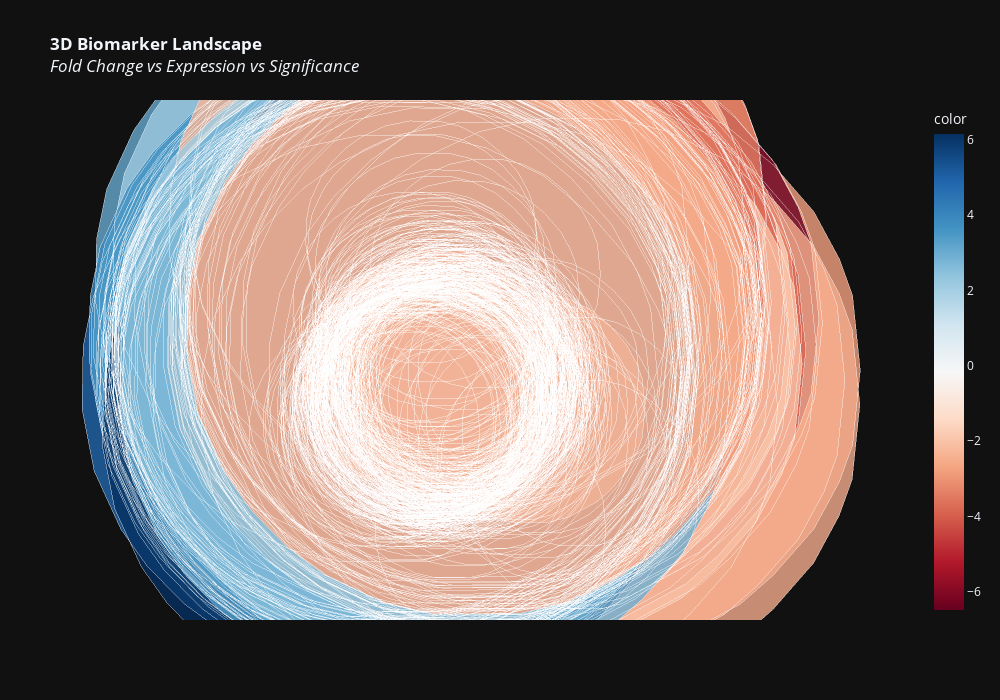

Write notebook code for a chart like this one.
### Code cell
# Prepare 3D data
plot_3d_data = data.copy()
plot_3d_data['size'] = np.where(plot_3d_data['significant'], 20, 8)
plot_3d_data['color'] = np.where(plot_3d_data['significant'], 
                                  plot_3d_data['log2_fold_change'], 
                                  0)

fig = px.scatter_3d(
    plot_3d_data,
    x='log2_fold_change',
    y='expression_level',
    z='-log10_p',
    color='color',
    size='size',
    hover_name='gene_id',
    hover_data=['pathway'],
    color_continuous_scale='RdBu',
    title='<b>3D Biomarker Landscape</b><br><i>Fold Change vs Expression vs Significance</i>',
    labels={
        'log2_fold_change': 'Log₂ Fold Change',
        'expression_level': 'Expression Level',
        '-log10_p': '-Log₁₀(P-value)'
    },
    template='plotly_dark'
)

fig.update_traces(
    marker=dict(
        opacity=0.8,
        line=dict(width=1, color='white'),
        sizemode='diameter'
    )
)

fig.update_layout(
    width=1000,
    height=700,
    scene=dict(
        xaxis_title="Log₂ Fold Change",
        yaxis_title="Expression Level",
        zaxis_title="-Log₁₀(P-value)",
        camera=dict(
            eye=dict(x=1.5, y=1.5, z=1.5)
        )
    )
)

fig.show()

### Figure 1 — Plotly figure (JSON) as saved in the notebook; plotly's stock layout.template omitted (floating-point values rounded to 4 significant figures; data arrays with more than 128 entries replaced by an {"elided": "..."} marker saying what was removed)
{"data": [{"customdata": {"elided": "500x1 str values"}, "hovertemplate": "<b>%{hovertext}</b><br><br>Log₂ Fold Change=%{x}<br>Expression Level=%{y}<br>-Log₁₀(P-value)=%{z}<br>size=%{marker.size}<br>pathway=%{customdata[0]}<br>color=%{marker.color}<extra></extra>", "hovertext": {"elided": "500 str values"}, "legendgroup": "", "marker": {"color": {"elided": "500 float values"}, "coloraxis": "coloraxis", "line": {"color": "white", "width": 1}, "opacity": 0.8, "size": {"elided": "500 int values"}, "sizemode": "diameter", "sizeref": 0.05, "symbol": "circle"}, "mode": "markers", "name": "", "scene": "scene", "showlegend": false, "type": "scatter3d", "x": {"elided": "500 float values"}, "y": {"elided": "500 float values"}, "z": {"elided": "500 float values"}}], "layout": {"coloraxis": {"colorbar": {"title": {"text": "color"}}, "colorscale": [[0, "rgb(103,0,31)"], [0.1, "rgb(178,24,43)"], [0.2, "rgb(214,96,77)"], [0.3, "rgb(244,165,130)"], [0.4, "rgb(253,219,199)"], [0.5, "rgb(247,247,247)"], [0.6, "rgb(209,229,240)"], [0.7, "rgb(146,197,222)"], [0.8, "rgb(67,147,195)"], [0.9, "rgb(33,102,172)"], [1, "rgb(5,48,97)"]]}, "height": 700, "legend": {"itemsizing": "constant", "tracegroupgap": 0}, "scene": {"camera": {"eye": {"x": 1.5, "y": 1.5, "z": 1.5}}, "domain": {"x": [0, 1], "y": [0, 1]}, "xaxis": {"title": {"text": "Log₂ Fold Change"}}, "yaxis": {"title": {"text": "Expression Level"}}, "zaxis": {"title": {"text": "-Log₁₀(P-value)"}}}, "title": {"text": "<b>3D Biomarker Landscape</b><br><i>Fold Change vs Expression vs Significance</i>"}, "width": 1000}}
